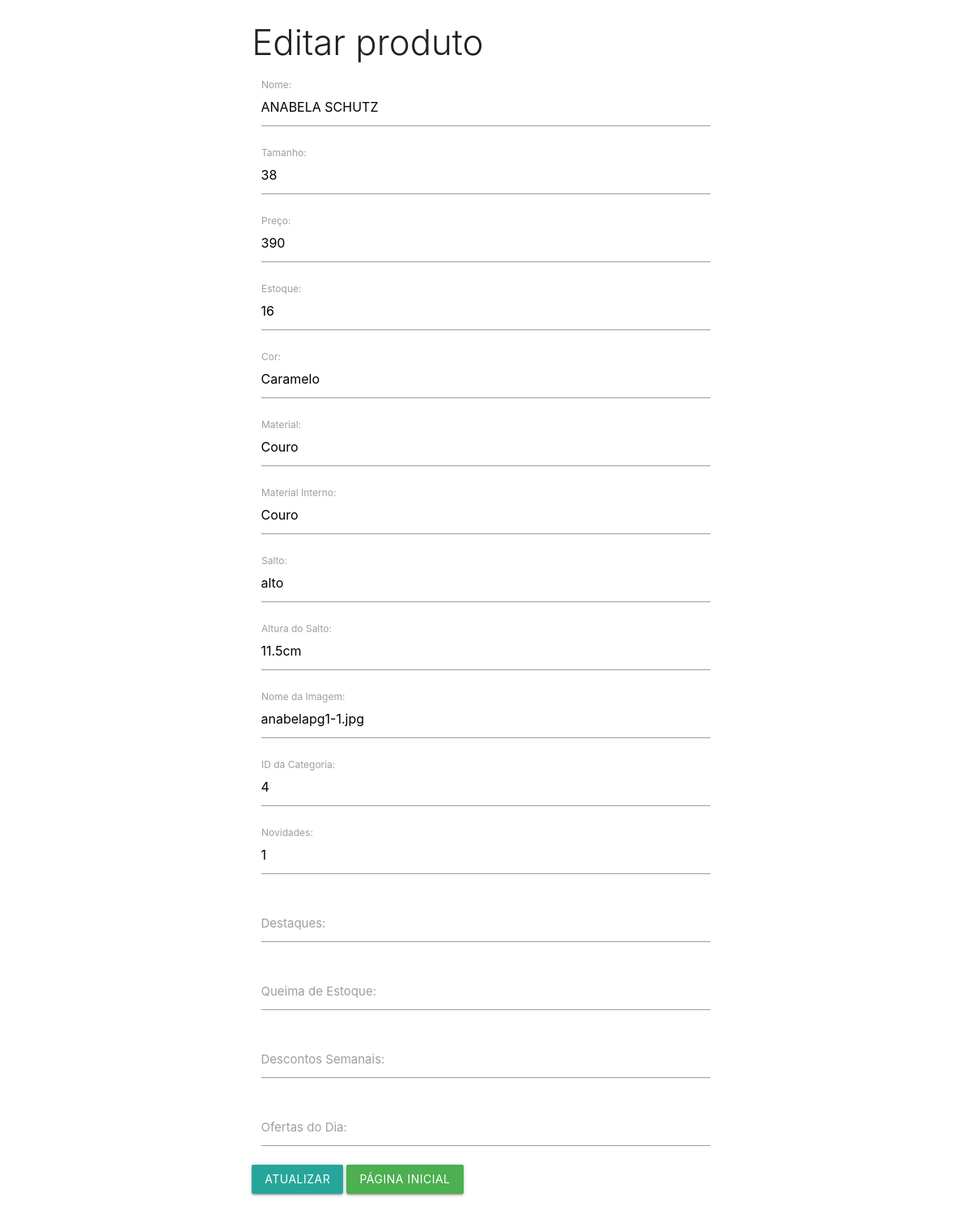
Page /editaproduto/editar.php?id=1 on the committed database.
### tables this page shows
CREATE TABLE `produtos` (
  `id` int(10) NOT NULL,
  `nome` varchar(100) NOT NULL,
  `tamanho` varchar(100) NOT NULL,
  `preco` varchar(100) NOT NULL,
  `estoque` varchar(100) NOT NULL,
  `cor` varchar(100) NOT NULL,
  `material` varchar(100) NOT NULL,
  `material_inter` varchar(100) NOT NULL,
  `salto` varchar(100) NOT NULL,
  `alt_salto` varchar(100) NOT NULL,
  `caminho_img` varchar(220) NOT NULL,
  `id_categoria` int(11) NOT NULL,
  `novidades` int(11) DEFAULT NULL,
  `destaques` int(11) DEFAULT NULL,
  `queima` int(11) DEFAULT NULL,
  `descontos_semana` int(11) DEFAULT NULL,
  `ofertas_dia` int(11) DEFAULT NULL
);

### editaproduto/editar.php (the view, shortened to what this page needs)
<?php
include_once '../cadastro/conexao.php';
if(isset($_GET['id'])):
	$id = mysqli_escape_string($conn, $_GET['id']);
	$sql = "SELECT * FROM produtos WHERE id = '$id'";
	$resultado = mysqli_query($conn, $sql);
	$dados = mysqli_fetch_array($resultado);
endif;
?>
<!DOCTYPE html>
<html>
	<head>
		<link rel="stylesheet" href="https://cdnjs.cloudflare.com/ajax/libs/materialize/1.0.0-beta/css/materialize.min.css">
	</head>
	<body>
		<div class="row">
			<div class="col s12 m6 push-m3">
				<h3 class="light"> Editar produto </h3>
				<form action="update.php" method="POST">
					<div class="input-field col s12">
						<input type="text" name="nome" id="nome" value="<?php echo $dados['nome'];?>">
						<label for="nome">Nome: </label>
					</div>
					<div class="input-field col s12">
						<input type="text" name="tamanho" value="<?php echo $dados['tamanho'];?>" id="tamanho">
						<label for="tamanho">Tamanho: </label>
					</div>
					<div class="input-field col s12">
						<input type="text" value="<?php echo $dados['preco'];?>" name="preco" id="preco">
						<label for="preco">Preço: </label>
					</div>
					<div class="input-field col s12">
						<input type="text" value="<?php echo $dados['estoque'];?>" name="estoque" id="estoque">
						<label for="estoque">Estoque: </label>
					</div>
					<div class="input-field col s12">
						<input type="text" value="<?php echo $dados['cor'];?>" name="cor" id="cor">
						<label for="cor">Cor: </label>
					</div>
					<div class="input-field col s12">
						<input type="text" value="<?php echo $dados['material'];?>" name="material" id="material">
						<label for="material">Material: </label>
					</div>
					<div class="input-field col s12">
						<input type="text" value="<?php echo $dados['material_inter'];?>" name="material_inter" id="material_inter">
						<label for="material_inter">Material Interno: </label>
					</div>
					<div class="input-field col s12">
						<input type="text" value="<?php echo $dados['salto'];?>" name="salto" id="salto">
						<label for="salto">Salto: </label>
					</div>
					<div class="input-field col s12">
						<input type="text" value="<?php echo $dados['alt_salto'];?>" name="alt_salto" id="alt_salto">
						<label for="alt_salto">Altura do Salto: </label>
					</div>
					<div class="input-field col s12">
						<input type="text" value="<?php echo $dados['caminho_img'];?>" name="caminho_img" id="caminho_img">
						<label for="caminho_img">Nome da Imagem: </label>
					</div>
					<div class="input-field col s12">
						<input type="text" value="<?php echo $dados['id_categoria'];?>" name="id_categoria" id="id_categoria">
						<label for="id_categoria">ID da Categoria: </label>
					</div>
					<div class="input-field col s12">
						<input type="text" value="<?php echo $dados['novidades'];?>" name="novidades" id="novidades">
						<label for="novidades">Novidades: </label>
					</div>
					<div class="input-field col s12">
						<input type="text" value="<?php echo $dados['destaques'];?>" name="destaques" id="destaques">
						<label for="destaques">Destaques: </label>
					</div>
					<div class="input-field col s12">
						<input type="text" value="<?php echo $dados['queima'];?>" name="queima" id="queima">
						<label for="queima">Queima de Estoque: </label>
					</div>
					<div class="input-field col s12">
						<input type="text" value="<?php echo $dados['descontos_semana'];?>" name="descontos_semana" id="descontos_semana">
						<label for="descontos_semana">Descontos Semanais: </label>
					</div>
					<div class="input-field col s12">
						<input type="text" value="<?php echo $dados['ofertas_dia'];?>" name="ofertas_dia" id="ofertas_dia">
						<label for="ofertas_dia">Ofertas do Dia: </label>
					</div>
					<button type="submit" name="btn-editar" class="btn"> Atualizar</button>
					<a href="../index.php" class="btn green"> Página inicial </a>
				</form>
			</div>
		</div>
	</body>
</html>

### rows in the picture
produtos: nome "ANABELA SCHUTZ", tamanho "38", preco "390", estoque "16", cor "Caramelo", material "Couro", material_inter "Couro", salto "alto", alt_salto "11.5cm", caminho_img "anabelapg1-1.jpg", id_categoria "4", novidades "1"
